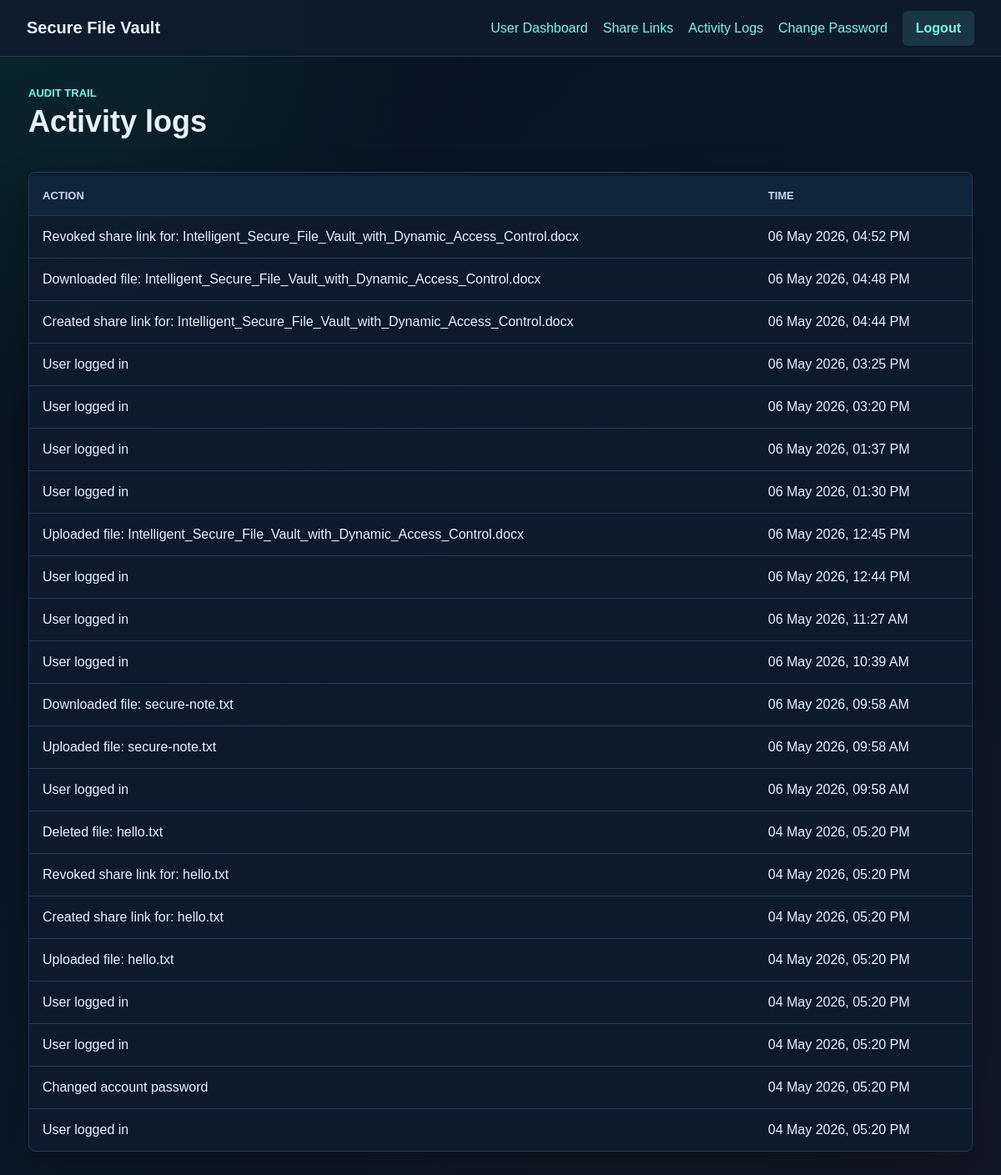
Screenshot of /logs (signed in) with the database file from the repository.
### models.py (models this page shows)
class ActivityLog(db.Model):
    id = db.Column(db.Integer, primary_key=True)
    user_id = db.Column(db.Integer, db.ForeignKey('user.id'), nullable=True)
    action = db.Column(db.String(200), nullable=False)
    timestamp = db.Column(db.DateTime, default=datetime.utcnow)

### app.py (the view)
@app.route('/logs')
@user_required
def logs():
    activity = ActivityLog.query.filter_by(user_id=current_user.id).order_by(ActivityLog.timestamp.desc()).all()
    return render_template('logs.html', logs=activity)

### app.py (called while the page is built)
@login_manager.user_loader
def load_user(user_id):
    return User.query.get(int(user_id))

def user_required(view):
    @wraps(view)
    def wrapped(*args, **kwargs):
        if not current_user.is_authenticated:
            return redirect(url_for('login'))
        if current_user.role != 'user':
            return redirect(url_for('host_dashboard'))
        return view(*args, **kwargs)
    return wrapped

### templates/logs.html (shortened to what this page needs)
{% extends "base.html" %}
{% block content %}
<section class="dashboard-head">
    <div>
        <p class="eyebrow">Audit trail</p>
        <h1>Activity logs</h1>
    </div>
</section>
<section class="table-wrap">
    <table>
        <thead>
            <tr>
                <th>Action</th>
                <th>Time</th>
            </tr>
        </thead>
        <tbody>
            {% for log in logs %}
                <tr>
                    <td>{{ log.action }}</td>
                    <td>{{ log.timestamp.strftime('%d %b %Y, %I:%M %p') }}</td>
                </tr>
            {% else %}
                <tr>
                    <td colspan="2" class="empty">No activity recorded yet.</td>
                </tr>
            {% endfor %}
        </tbody>
    </table>
</section>
{% endblock %}

### templates/base.html (shortened to what this page needs)
<!doctype html>
<html lang="en">
<head>
    <link rel="stylesheet" href="{{ url_for('static', filename='style.css') }}">
</head>
<body>
    <header class="topbar">
        <a class="brand" href="{{ url_for('dashboard') if current_user.is_authenticated and current_user.role == 'user' else url_for('host_dashboard') if current_user.is_authenticated and current_user.role == 'host' else url_for('index') }}">
            Secure File Vault
        </a>
        <nav>
            {% if current_user.is_authenticated %}
                {% if current_user.role == 'host' %}
                    <a href="{{ url_for('host_dashboard') }}">Host Dashboard</a>
                    <a href="{{ url_for('change_password') }}">Change Password</a>
                {% else %}
                    <a href="{{ url_for('dashboard') }}">User Dashboard</a>
                    <a href="{{ url_for('share_links') }}">Share Links</a>
                    <a href="{{ url_for('logs') }}">Activity Logs</a>
                    <a href="{{ url_for('change_password') }}">Change Password</a>
                {% endif %}
                <a class="button subtle" href="{{ url_for('logout') }}">Logout</a>
            {% else %}
                <a href="{{ url_for('index') }}">Home</a>
                <a href="{{ url_for('login') }}">User Login</a>
                <a href="{{ url_for('host_login') }}">Host Login</a>
                <a class="button subtle" href="{{ url_for('register') }}">Register</a>
            {% endif %}
        </nav>
    </header>
    <main class="page">
        {% block content %}{% endblock %}
    </main>
</body>
</html>

### static/style.css (style rules this page uses)
:root { --bg: #07111f; --panel: #0d1b2d; --panel-soft: #10243a; --text: #e8f2ff; --muted: #91a6bd; --line: #1f3a56; --accent: #20c997; --accent-dark: #6fffe9; --ink: #f7fbff; --gold: #f4b860; --danger: #ff5c7a; --success-bg: rgba(32, 201, 151, 0.14); --error-bg: rgba(255, 92, 122, 0.15); --shadow: 0 18px 45px rgba(0, 0, 0, 0.28); }
* { box-sizing: border-box; }
body { margin: 0; background: radial-gradient(circle at top left, rgba(32, 201, 151, 0.12), transparent 32rem), linear-gradient(135deg, #07111f 0%, #091827 52%, #111827 100%); color: var(--text); font-family: Arial, Helvetica, sans-serif; }
a { color: var(--accent-dark); text-decoration: none; }
.topbar { align-items: center; background: rgba(13, 27, 45, 0.94); border-bottom: 1px solid var(--line); display: flex; justify-content: space-between; min-height: 68px; padding: 0 32px; }
.brand { color: var(--text); font-size: 20px; font-weight: 700; }
nav { align-items: center; display: flex; gap: 18px; }
.page { margin: 0 auto; max-width: 1180px; padding: 36px 24px; }
h1 { font-size: 36px; line-height: 1.15; margin: 6px 0 12px; }
.eyebrow { color: var(--accent-dark); font-size: 13px; font-weight: 700; letter-spacing: 0; margin: 0; text-transform: uppercase; }
.auth-panel, .dashboard-head { align-items: center; display: grid; gap: 32px; grid-template-columns: 1fr 420px; }
.form-card, .upload-box, .table-wrap { background: rgba(13, 27, 45, 0.94); border: 1px solid var(--line); border-radius: 8px; box-shadow: var(--shadow); }
button, .button { align-items: center; background: var(--accent); border: 0; border-radius: 6px; color: #031217; cursor: pointer; display: inline-flex; font: inherit; font-weight: 700; justify-content: center; min-height: 42px; padding: 10px 16px; }
.button.subtle, nav .button.subtle { background: rgba(111, 255, 233, 0.12); color: var(--accent-dark); }
.table-wrap { margin-top: 28px; overflow-x: auto; padding-top: 4px; }
table { border-collapse: collapse; width: 100%; }
th, td { border-bottom: 1px solid var(--line); padding: 16px; text-align: left; vertical-align: middle; }
th { background: #10243a; color: #c9d8e8; font-size: 13px; text-transform: uppercase; }
tr:last-child td { border-bottom: 0; }

### rows the page displays
ActivityLog: action "Revoked share link for: Intelligent_Secure_File_Vault_with_Dynamic_Access_Control.docx", timestamp "06 May 2026, 04:52 PM"
ActivityLog: action "Downloaded file: Intelligent_Secure_File_Vault_with_Dynamic_Access_Control.docx", timestamp "06 May 2026, 04:48 PM"
ActivityLog: action "Created share link for: Intelligent_Secure_File_Vault_with_Dynamic_Access_Control.docx", timestamp "06 May 2026, 04:44 PM"
ActivityLog: action "User logged in", timestamp "06 May 2026, 03:25 PM"
ActivityLog: action "User logged in", timestamp "06 May 2026, 03:20 PM"
ActivityLog: action "User logged in", timestamp "06 May 2026, 01:37 PM"
ActivityLog: action "User logged in", timestamp "06 May 2026, 01:30 PM"
ActivityLog: action "Uploaded file: Intelligent_Secure_File_Vault_with_Dynamic_Access_Control.docx", timestamp "06 May 2026, 12:45 PM"
ActivityLog: action "User logged in", timestamp "06 May 2026, 12:44 PM"
ActivityLog: action "User logged in", timestamp "06 May 2026, 11:27 AM"
ActivityLog: action "User logged in", timestamp "06 May 2026, 10:39 AM"
ActivityLog: action "Downloaded file: secure-note.txt", timestamp "06 May 2026, 09:58 AM"
ActivityLog: action "Uploaded file: secure-note.txt", timestamp "06 May 2026, 09:58 AM"
ActivityLog: action "User logged in", timestamp "06 May 2026, 09:58 AM"
ActivityLog: action "Deleted file: hello.txt", timestamp "04 May 2026, 05:20 PM"
ActivityLog: action "Revoked share link for: hello.txt", timestamp "04 May 2026, 05:20 PM"
ActivityLog: action "Created share link for: hello.txt", timestamp "04 May 2026, 05:20 PM"
ActivityLog: action "Uploaded file: hello.txt", timestamp "04 May 2026, 05:20 PM"
ActivityLog: action "User logged in", timestamp "04 May 2026, 05:20 PM"
ActivityLog: action "User logged in", timestamp "04 May 2026, 05:20 PM"
ActivityLog: action "Changed account password", timestamp "04 May 2026, 05:20 PM"
ActivityLog: action "User logged in", timestamp "04 May 2026, 05:20 PM"
